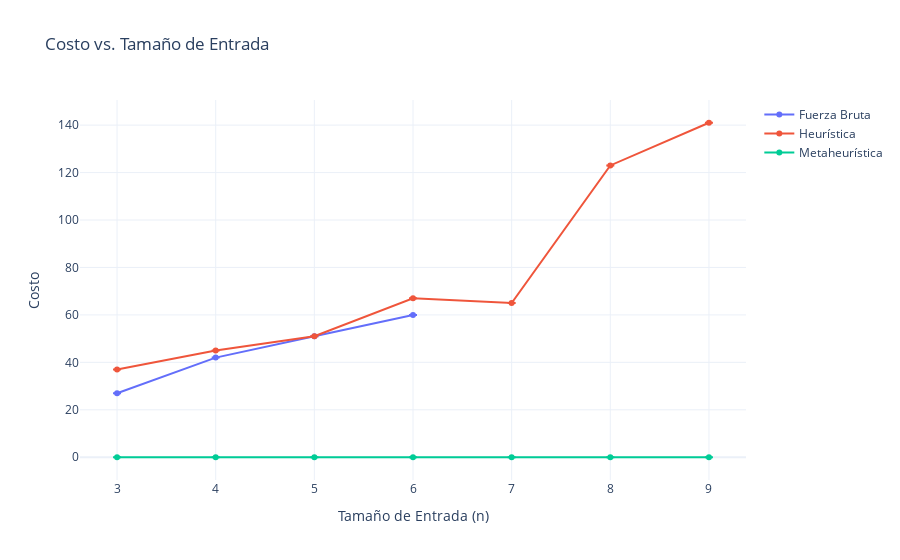

The notebook cell saved with this chart:
### Code cell
fig_time = go.Figure()

algorithms = results['kernel'].unique()
for algo in algorithms:
    df_algo = results[results['kernel'] == algo]
    fig_time.add_trace(go.Scatter(
        x=df_algo['size'],
        y=df_algo['cost_mean'],
        mode='lines+markers',
        name=f'{algo}',
        error_y=dict(type='data', array=df_algo['cost_std'], visible=True)
    ))

fig_time.update_layout(
    title='Costo vs. Tamaño de Entrada',
    xaxis_title='Tamaño de Entrada (n)',
    yaxis_title='Costo',
    template='plotly_white'
)

fig_time.show()

### Figure 1 — Plotly figure (JSON) as saved in the notebook; plotly's stock layout.template omitted (floating-point values rounded to 4 significant figures)
{"data": [{"error_y": {"array": [0.0, 0.0, 0.0, 0.0, null, null, null], "type": "data", "visible": true}, "mode": "lines+markers", "name": "Fuerza Bruta", "x": [3, 4, 5, 6, 7, 8, 9], "y": [27.0, 42.0, 51.0, 60.0, null, null, null], "type": "scatter"}, {"error_y": {"array": [0.0, 0.0, 0.0, 0.0, 0.0, 0.0, 0.0], "type": "data", "visible": true}, "mode": "lines+markers", "name": "Heurística", "x": [3, 4, 5, 6, 7, 8, 9], "y": [37.0, 45.0, 51.0, 67.0, 65.0, 123.0, 141.0], "type": "scatter"}, {"error_y": {"array": [0.0, 0.0, 0.0, 0.0, 0.0, 0.0, 0.0], "type": "data", "visible": true}, "mode": "lines+markers", "name": "Metaheurística", "x": [3, 4, 5, 6, 7, 8, 9], "y": [0.0, 0.0, 0.0, 0.0, 0.0, 0.0, 0.0], "type": "scatter"}], "layout": {"title": {"text": "Costo vs. Tamaño de Entrada"}, "xaxis": {"title": {"text": "Tamaño de Entrada (n)"}}, "yaxis": {"title": {"text": "Costo"}}}}
